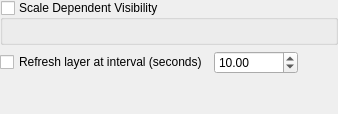
         <widget class="QWidget" name="mOptsPage_Rendering">
          <layout class="QVBoxLayout" name="verticalLayout_11">
           <property name="leftMargin">
            <number>0</number>
           </property>
           <property name="topMargin">
            <number>0</number>
           </property>
           <property name="rightMargin">
            <number>0</number>
           </property>
           <property name="bottomMargin">
            <number>0</number>
           </property>
           <item>
            <widget class="QgsCollapsibleGroupBox" name="chkUseScaleDependentRendering">
             <property name="title">
              <string>Scale Dependent Visibility</string>
             </property>
             <property name="checkable">
              <bool>true</bool>
             </property>
             <property name="checked">
              <bool>false</bool>
             </property>
             <property name="syncGroup" stdset="0">
              <string notr="true">rastergeneral</string>
             </property>
             <layout class="QGridLayout" name="_5">
              <property name="leftMargin">
               <number>11</number>
              </property>
              <property name="topMargin">
               <number>11</number>
              </property>
              <property name="rightMargin">
               <number>11</number>
              </property>
              <property name="bottomMargin">
               <number>11</number>
              </property>
              <property name="verticalSpacing">
               <number>6</number>
              </property>
              <item row="0" column="0" colspan="2">
               <widget class="QgsScaleRangeWidget" name="mScaleRangeWidget" native="true">
                <property name="toolTip">
                 <string/>
                </property>
                <property name="whatsThis">
                 <string/>
                </property>
               </widget>
              </item>
             </layout>
            </widget>
           </item>
           <item>
            <layout class="QHBoxLayout" name="horizontalLayout_3">
             <item>
              <widget class="QCheckBox" name="mRefreshLayerCheckBox">
               <property name="text">
                <string>Refresh layer at interval (seconds)</string>
               </property>
              </widget>
             </item>
             <item>
              <widget class="QgsDoubleSpinBox" name="mRefreshLayerIntervalSpinBox">
               <property name="toolTip">
                <string>Higher values result in more simplification</string>
               </property>
               <property name="decimals">
                <number>2</number>
               </property>
               <property name="minimum">
                <double>0.000000000000000</double>
               </property>
               <property name="maximum">
                <double>100000000000000000000.000000000000000</double>
               </property>
               <property name="singleStep">
                <double>5.000000000000000</double>
               </property>
               <property name="value">
                <double>10.000000000000000</double>
               </property>
              </widget>
             </item>
             <item>
              <spacer name="horizontalSpacer_6">
               <property name="orientation">
                <enum>Qt::Horizontal</enum>
               </property>
               <property name="sizeHint" stdset="0">
                <size>
                 <width>40</width>
                 <height>20</height>
                </size>
               </property>
              </spacer>
             </item>
            </layout>
           </item>
           <item>
            <spacer name="verticalSpacer_6">
             <property name="orientation">
              <enum>Qt::Vertical</enum>
             </property>
             <property name="sizeHint" stdset="0">
              <size>
               <width>20</width>
               <height>40</height>
              </size>
             </property>
            </spacer>
           </item>
          </layout>
         </widget>
